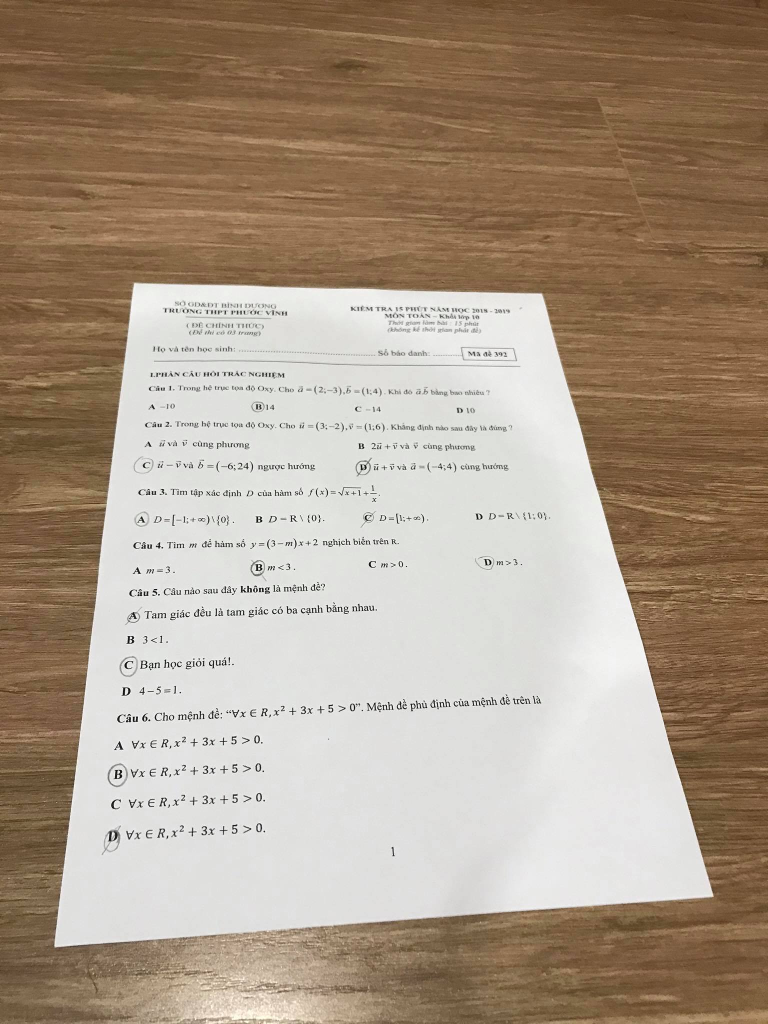
#> input picture examf.jpg, 1536 x 2048 px (shown at 1/2 size)
$ jupyter execute --allow-errors autograding_bug.ipynb   (shell and % lines are left out)
#> lines starting #> are read from the running program, lines starting #| are printed output that depends on the picture
### detect_answer.py
import cv2
import numpy as np
from PIL import Image

# [67 lines left out: functions get_frames, convert_list_to_array, convert_to_binary_img, pretreatment_template, template_matching, get_answer, not called in this run]

def convert_answer_type(answers):
    converted_answer = []
    for answer in answers:
        if answer == 'A':
            converted_answer.append(0)
        elif answer == 'B':
            converted_answer.append(1)
        elif answer == 'C':
            converted_answer.append(2)
        else:
            converted_answer.append(3)

    return converted_answer

### utils.py
from scipy.ndimage.morphology import binary_fill_holes
import cv2
import numpy as np
import matplotlib.pyplot as plt
import math

# [29 lines left out: functions blur_image, binary_convert, opening, closing, fill_holes, not called in this run]

def find_contours(img):
    contours, _ = cv2.findContours(img.astype(np.uint8),
                                  cv2.RETR_EXTERNAL,
                                  cv2.CHAIN_APPROX_NONE)
    return contours


# [37 lines left out: functions detect_circle, get_score, not called in this run]

def distance(p1, p2):
    my_dist = math.sqrt(((p1[0] - p2[0]) ** 2) + ((p1[1] - p2[1]) ** 2))
    return my_dist


# [62 lines left out: functions sort_contours, order_points, four_point_transform, find_corner_by_rotated_rect, not called in this run]

### autograding_bug.ipynb
# Import libraries

[cell 1]
import numpy as np
import matplotlib.pyplot as plt
import cv2
import utils
import preprocess
import detect_answer
import detect_cross

# Load image

[cell 2]
plt.rcParams['figure.figsize'] = [8, 8]

[cell 3]
img = cv2.imread('examf.jpg', 0)
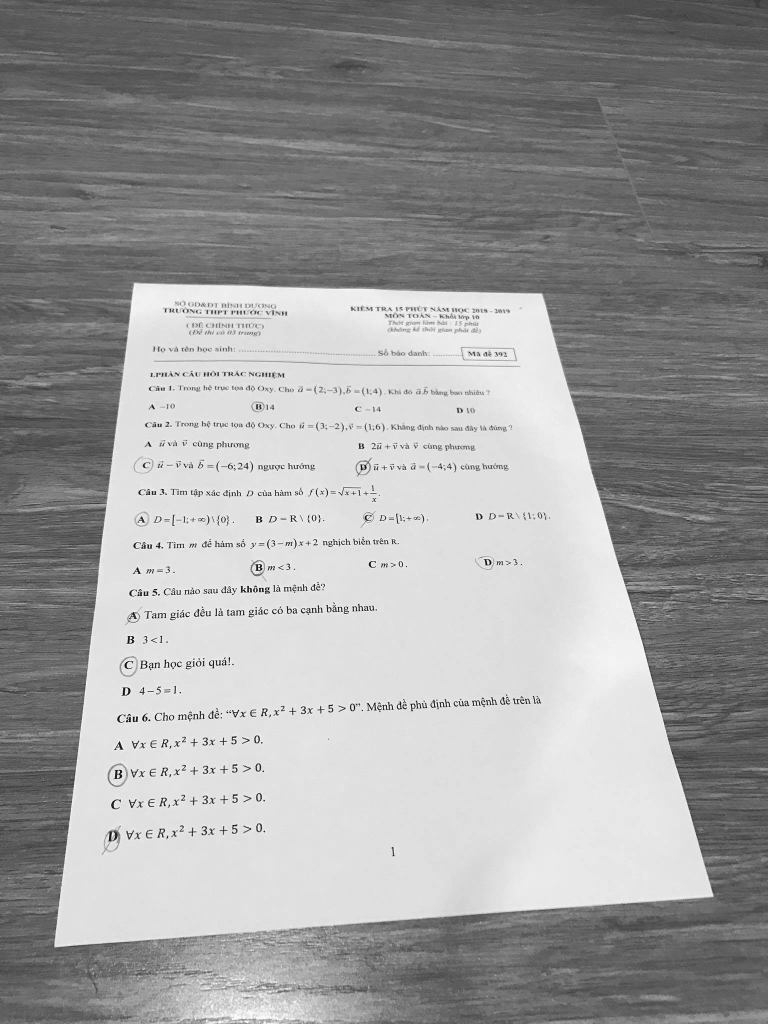
#> img: shape (2048, 1536) (shown at 1/2 size); min 0, max 255, mean 156.4
plt.imshow(img, cmap='gray')

# Preprocessor

#> (a cell that did not finish here is left out)

#> (a cell that did not finish here is left out)

# Mark

#> (a cell that did not finish here is left out)

#> (a cell that did not finish here is left out)

#> (a cell that did not finish here is left out)

#> (a cell that did not finish here is left out)

#> (a cell that did not finish here is left out)

#> (a cell that did not finish here is left out)

#> (a cell that did not finish here is left out)

#> (a cell that did not finish here is left out)

[cell 14]
right_answers = ['B', 'B', 'A', 'A', 'A', 'C']
right_answers = detect_answer.convert_answer_type(right_answers)
right_answers

#> (a cell that did not finish here is left out)
